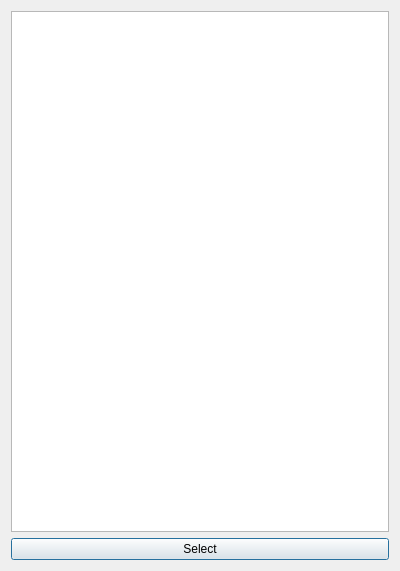
<?xml version="1.0" encoding="UTF-8"?>
<ui version="4.0">
 <class>DialogTester</class>
 <widget class="QDialog" name="DialogTester">
  <property name="geometry">
   <rect>
    <x>0</x>
    <y>0</y>
    <width>400</width>
    <height>571</height>
   </rect>
  </property>
  <property name="windowTitle">
   <string>Select timesheet file</string>
  </property>
  <layout class="QVBoxLayout" name="verticalLayout">
   <item>
    <widget class="XmlFileDetailView" name="listView"/>
   </item>
   <item>
    <widget class="QPushButton" name="pushButton">
     <property name="text">
      <string>Select</string>
     </property>
    </widget>
   </item>
  </layout>
 </widget>
 <customwidgets>
  <customwidget>
   <class>XmlFileDetailView</class>
   <extends>QListView</extends>
   <header>GUI/xmlFileDetail/view/xmlfiledetailview.h</header>
  </customwidget>
 </customwidgets>
 <resources/>
 <connections/>
</ui>
